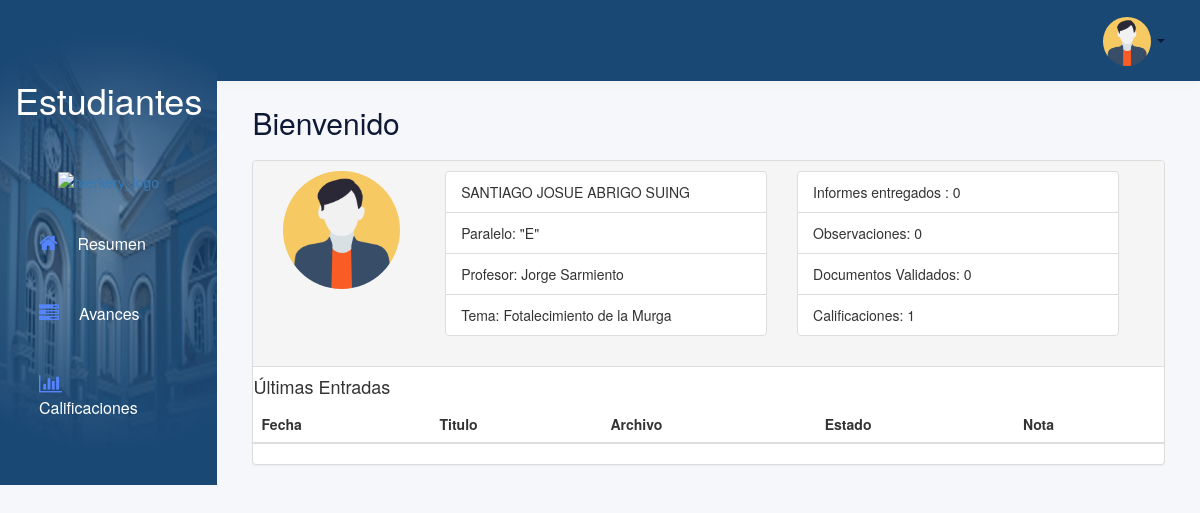
/ (signed in), run on the app's committed database.
### tables this page shows
CREATE TABLE `estudiantes` (
  `CodEst` varchar(10) NOT NULL,
  `ApellidoPE` varchar(45) DEFAULT NULL,
  `ApellidoME` varchar(45) DEFAULT NULL,
  `PNombreE` varchar(45) DEFAULT NULL,
  `SNombreE` varchar(45) DEFAULT NULL,
  `Curso` varchar(3) DEFAULT NULL,
  `Paralelo` char(1) DEFAULT NULL,
  `idUsuario` int(11) NOT NULL
);

### Database/Config.php (called while the page is built)
<?php
class DB{
    private $host;
    private $db;
    private $user;
    private $password;
    private $charset;
    public function __construct(){
        $this->host     = 'localhost';
        $this->db       = 'uefld';
        $this->user     = 'root';
        $this->password = '';
        $this->charset  = 'utf8mb4';
    }
    function connect(){
        try{
            $connection = "mysql:host=" . $this->host . ";dbname=" . $this->db . ";charset=" . $this->charset;
            $options = [
                PDO::ATTR_ERRMODE            => PDO::ERRMODE_EXCEPTION,
                PDO::ATTR_EMULATE_PREPARES   => false,
            ];
            $pdo = new PDO($connection, $this->user, $this->password, $options);
            return $pdo;
        }catch(PDOException $e){
            print_r('Error connection: ' . $e->getMessage());
        }
    }
}

### Internas/Estudiante.php (the view, shortened to what this page needs)
<?php
$user->SetResumen1($userSession->getCurrentUser());
$user->SetInformesE($userSession->getCurrentUser());
$user->SetObservacionesE($userSession->getCurrentUser());
$user->SetCalificacionesE($userSession->getCurrentUser());
?>
<!DOCTYPE html>
<html lang="en">
<head>
    <link href="http://maxcdn.bootstrapcdn.com/bootstrap/3.3.0/css/bootstrap.min.css" rel="stylesheet">
    <link href="assets/css/estilos.css" rel="stylesheet">
    <link href="https://maxcdn.bootstrapcdn.com/font-awesome/4.6.3/css/font-awesome.min.css" rel="stylesheet">
</head>
<body>
    <body class="home">
        <div class="container-fluid display-table">
            <div class="row display-table-row">
                <div class="col-md-2 col-sm-1 hidden-xs display-table-cell v-align box" id="navigation">
                    <div class="logo">
                        <h1>Estudiantes</h1>
                        <a hef="home.html"><img src="assets/img/logo.png" alt="merkery_logo" alt="merkery_logo" class="hidden-xs hidden-sm">
                        </a>
                    </div>
                    <div class="navi">
                        <ul>
                            <li><a id="Resumen"><i class="fa fa-home" aria-hidden="true"></i><span class="hidden-xs hidden-sm">Resumen</span></a></li>
                            <li><a id="Avances"><i class="fa fa-tasks" aria-hidden="true"></i><span class="hidden-xs hidden-sm">Avances</span></a></li>
                            <li><a id="Calificaciones"><i class="fa fa-bar-chart" aria-hidden="true"></i><span class="hidden-xs hidden-sm">Calificaciones</span></a></li>
                        </ul>
                    </div>
                </div>
                <div class="col-md-10 col-sm-11 display-table-cell v-align">
                    <div class="row">
                        <header id="l1">
                            <div class="col-md-12">
                                <div class="header-rightside">
                                    <ul class="list-inline header-top pull-right">
                                        <li class="dropdown">
                                            <a href="#" class="dropdown-toggle" data-toggle="dropdown"><img src="assets/img/sev1.jpg" alt="user">
                                                <b class="caret"></b></a>
                                        </li>
                                    </ul>
                                </div>
                            </div>
                        </header>
                    </div>
                    <div id="res">
                        <div class="user-dashboard">
                            <h1> Bienvenido </h1>
                            <div class="panel panel-default">
                                <div class="panel-heading resume-heading">
                                    <div class="row">
                                        <div class="col-lg-12">
                                            <div class="col-xs-12 col-sm-2">
                                                <figure>
                                                    <img class="img-circle img-responsive" alt="" src="assets/img/sev1.jpg">
                                                </figure>
                                            </div>
                                            <div class="col-xs-12 col-sm-10">
                                                <div class="col-xs-12 col-sm-6">
                                                    <ul class="list-group">
                                                        <li class="list-group-item"><?php echo $user->getPNombre() . ' ' . $user->getSNombre() . ' ' .
                                                                                        $user->getPApellido() . ' ' . $user->getMApellido(); ?></li>
                                                        <li class="list-group-item">Paralelo: "<?php echo $user->getParaleloE() ?>"</li>
                                                        <li class="list-group-item">Profesor: <?php echo $user->getProfesorE() ?> </li>
                                                        <li class="list-group-item"></i> Tema: <?php echo $user->getProyectoE() ?></li>
                                                    </ul>
                                                </div>
                                                <div class="col-xs-12 col-sm-6">
                                                    <ul class="list-group">
                                                        <li class="list-group-item">Informes entregados : <?php echo $user->getInformesE() ?></li>
                                                        <li class="list-group-item">Observaciones: <?php echo $user->getObservacionesE() ?></li>
                                                        <li class="list-group-item">Documentos Validados: <?php echo $user->getObservacionesE() ?> </li>
                                                        <li class="list-group-item"></i> Calificaciones: <?php echo $user->getCalificacionesE() ?></li>
                                                    </ul>
                                                </div>
                                            </div>
                                        </div>
                                    </div>
                                </div>
                                <div class="bs-callout bs-callout-danger">
                                    <h4>Últimas Entradas</h4>
                                </div>
                            </div>
                        </div>
                    </div>
                </div>
            </div>
        </div>
    </body>
</body>
</html>

### assets/css/estilos.css (style rules this page uses)
a:focus,a:hover,a { outline:none; text-decoration: none; }
li,ul { list-style: none; padding: 0; margin: 0; }
.home { background: #f6f7fa; }
#navigation { background-image :radial-gradient(circle, rgba(26,72,117,0.5102415966386555) 0%, rgb(26, 72, 117) 78%), url(../img/nav.png); }
h1 { color: white; }
.logo a img { padding-top: 3em; }
#navigation { border-top: white 1px; height: 100%; width: 0; z-index: 1; top: 0; left: 0; overflow-x: hidden; padding-top: 60px; transition: 0.5s; }
.display-table { display: table; padding: 0; height: 100%; width: 100%; }
.display-table-row { display: table-row; height: 100%; }
.display-table-cell { display: table-cell; float: none; height: 100%; }
.v-align { vertical-align: top; }
.logo img { max-width: 180px; padding: 16px 0 17px; width: 100%; }
.header-top { margin: 0; padding-top: 2px; }
.header-top img { border-radius: 50%; max-width: 48px !important; width: 100%; }
#l1 { background: #1a4875; }
.navi { border-top: white 1px; }
.navi i { font-size: 20px; }
.header-top li { display: inline-block; text-align: center; }
.header-top .dropdown-toggle { color: #0e1a35; }
.img-responsive { width: 100%; }
#navigation { -webkit-transition: all 0.5s ease; -moz-transition: all 0.5s ease; -o-transition: all 0.5s ease; transition: all 0.5s ease; }
header { background: #ffffff none repeat scroll 0 0; box-shadow: 0 1px 12px rgba(0, 0, 0, 0.04); display: inline-block !important; line-height: 23px; padding: 15px; transition: all 0.5s ease 0s; width: 100%; -webkit-transition: all 0.5s ease; -moz-transition: all 0.5s ease; -o-transition: all 0.5s ease; transition: all 0.5s ease; }
.logo { text-align: center; }
.navi a { color: #ffffff; display: block; font-size: 16px; font-weight: 500; padding: 1.5em 1.5em; text-decoration: none; }
.navi i { margin-right: 20px; color: #5584ff; }
.user-dashboard { padding: 0 20px; }
.user-dashboard h1 { color: #0e1a35; font-size: 30px; font-weight: 500; margin: 0; padding: 21px 0; }

### data on the page
estudiantes: PNombreE "SANTIAGO", SNombreE "JOSUE", ApellidoPE "ABRIGO", ApellidoME "SUING"

### other printed values
$user->getParaleloE() "E"
$user->getProfesorE() "Jorge Sarmiento"
$user->getProyectoE() "Fotalecimiento de la Murga"
$user->getInformesE() "0"
$user->getObservacionesE() "0"
$user->getCalificacionesE() "1"
